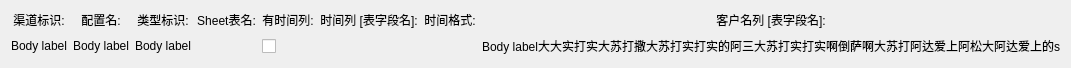
<?xml version="1.0" encoding="UTF-8"?>
<ui version="4.0">
 <class>Form</class>
 <widget class="QWidget" name="Form">
  <property name="geometry">
   <rect>
    <x>0</x>
    <y>0</y>
    <width>1052</width>
    <height>65</height>
   </rect>
  </property>
  <property name="windowTitle">
   <string>Form</string>
  </property>
  <layout class="QGridLayout" name="gridLayout">
   <item row="0" column="3">
    <widget class="BodyLabel" name="BodyLabel_3">
     <property name="text">
      <string>类型标识:</string>
     </property>
     <property name="alignment">
      <set>Qt::AlignCenter</set>
     </property>
     <property name="buddy">
      <cstring>line_type_id</cstring>
     </property>
    </widget>
   </item>
   <item row="0" column="7">
    <widget class="BodyLabel" name="BodyLabel_4">
     <property name="text">
      <string>时间列 [表字段名]:</string>
     </property>
     <property name="alignment">
      <set>Qt::AlignCenter</set>
     </property>
     <property name="buddy">
      <cstring>line_time_col</cstring>
     </property>
    </widget>
   </item>
   <item row="0" column="8">
    <widget class="BodyLabel" name="BodyLabel_5">
     <property name="text">
      <string>时间格式:</string>
     </property>
     <property name="alignment">
      <set>Qt::AlignCenter</set>
     </property>
     <property name="buddy">
      <cstring>line_time_format</cstring>
     </property>
    </widget>
   </item>
   <item row="0" column="1">
    <widget class="BodyLabel" name="BodyLabel">
     <property name="layoutDirection">
      <enum>Qt::LeftToRight</enum>
     </property>
     <property name="text">
      <string>配置名:</string>
     </property>
     <property name="alignment">
      <set>Qt::AlignCenter</set>
     </property>
     <property name="buddy">
      <cstring>line_data_config_name</cstring>
     </property>
    </widget>
   </item>
   <item row="0" column="4">
    <widget class="BodyLabel" name="BodyLabel_8">
     <property name="text">
      <string>Sheet表名:</string>
     </property>
     <property name="alignment">
      <set>Qt::AlignCenter</set>
     </property>
     <property name="buddy">
      <cstring>line_sheet</cstring>
     </property>
    </widget>
   </item>
   <item row="0" column="5">
    <widget class="BodyLabel" name="BodyLabel_7">
     <property name="text">
      <string>有时间列:</string>
     </property>
     <property name="alignment">
      <set>Qt::AlignCenter</set>
     </property>
    </widget>
   </item>
   <item row="0" column="0">
    <widget class="BodyLabel" name="BodyLabel_2">
     <property name="text">
      <string>渠道标识:</string>
     </property>
     <property name="alignment">
      <set>Qt::AlignCenter</set>
     </property>
     <property name="buddy">
      <cstring>line_channel_id</cstring>
     </property>
    </widget>
   </item>
   <item row="0" column="9">
    <widget class="BodyLabel" name="BodyLabel_6">
     <property name="text">
      <string>客户名列 [表字段名]:</string>
     </property>
     <property name="alignment">
      <set>Qt::AlignCenter</set>
     </property>
     <property name="buddy">
      <cstring>line_customer_col</cstring>
     </property>
    </widget>
   </item>
   <item row="1" column="0">
    <widget class="BodyLabel" name="BodyLabel_9">
     <property name="text">
      <string>Body label</string>
     </property>
     <property name="alignment">
      <set>Qt::AlignCenter</set>
     </property>
    </widget>
   </item>
   <item row="1" column="1">
    <widget class="BodyLabel" name="BodyLabel_10">
     <property name="text">
      <string>Body label</string>
     </property>
     <property name="alignment">
      <set>Qt::AlignCenter</set>
     </property>
    </widget>
   </item>
   <item row="1" column="3">
    <widget class="BodyLabel" name="BodyLabel_11">
     <property name="text">
      <string>Body label</string>
     </property>
     <property name="alignment">
      <set>Qt::AlignCenter</set>
     </property>
    </widget>
   </item>
   <item row="1" column="5">
    <widget class="CheckBox" name="CheckBox">
     <property name="sizePolicy">
      <sizepolicy hsizetype="Fixed" vsizetype="Fixed">
       <horstretch>0</horstretch>
       <verstretch>0</verstretch>
      </sizepolicy>
     </property>
     <property name="minimumSize">
      <size>
       <width>38</width>
       <height>22</height>
      </size>
     </property>
     <property name="maximumSize">
      <size>
       <width>22</width>
       <height>16777215</height>
      </size>
     </property>
     <property name="styleSheet">
      <string notr="true">CheckBox {
    color: black;
    font: 14px 'Segoe UI', 'Microsoft YaHei', 'PingFang SC';
    spacing: 8px;
    min-width: 28px;
    min-height: 22px;
    outline: none;
    margin-left: 10px;
}

CheckBox::indicator {
    width: 18px;
    height: 18px;
    border-radius: 5px;
    border: 1px solid rgba(0, 0, 0, 0.48);
    background-color: rgba(0, 0, 0, 0.022);
}

CheckBox::indicator:hover {
    border: 1px solid rgba(0, 0, 0, 0.56);
    background-color: rgba(0, 0, 0, 0.05);
}

CheckBox::indicator:pressed {
    border: 1px solid rgba(0, 0, 0, 0.27);
    background-color: rgba(0, 0, 0, 0.12);
}

CheckBox::indicator:checked,
CheckBox::indicator:indeterminate {
    border: 1px solid #009faa;
    background-color: #009faa;
}


CheckBox::indicator:checked:hover,
CheckBox::indicator:indeterminate:hover {
    border: 1px solid #00a7b3;
    background-color: #00a7b3;
}

CheckBox::indicator:checked:pressed,
CheckBox::indicator:indeterminate:pressed {
    border: 1px solid #3eabb3;
    background-color: #3eabb3;
}

CheckBox:disabled {
    color: rgba(0, 0, 0, 110);
}

CheckBox::indicator:disabled {
    border: 1px solid rgba(0, 0, 0, 0.27);
    background-color: transparent;
}

CheckBox::indicator:checked:disabled,
CheckBox::indicator:indeterminate:disabled {
    border: 1px solid rgb(199, 199, 199);
    background-color: rgb(199, 199, 199);
}</string>
     </property>
     <property name="text">
      <string/>
     </property>
    </widget>
   </item>
   <item row="1" column="9">
    <widget class="BodyLabel" name="BodyLabel_12">
     <property name="text">
      <string>Body label大大实打实大苏打撒大苏打实打实的阿三大苏打实打实啊倒萨啊大苏打阿达爱上阿松大阿达爱上的s</string>
     </property>
    </widget>
   </item>
  </layout>
 </widget>
 <customwidgets>
  <customwidget>
   <class>CheckBox</class>
   <extends>QCheckBox</extends>
   <header>qfluentwidgets</header>
  </customwidget>
  <customwidget>
   <class>BodyLabel</class>
   <extends>QLabel</extends>
   <header>qfluentwidgets</header>
  </customwidget>
 </customwidgets>
 <resources/>
 <connections/>
</ui>
